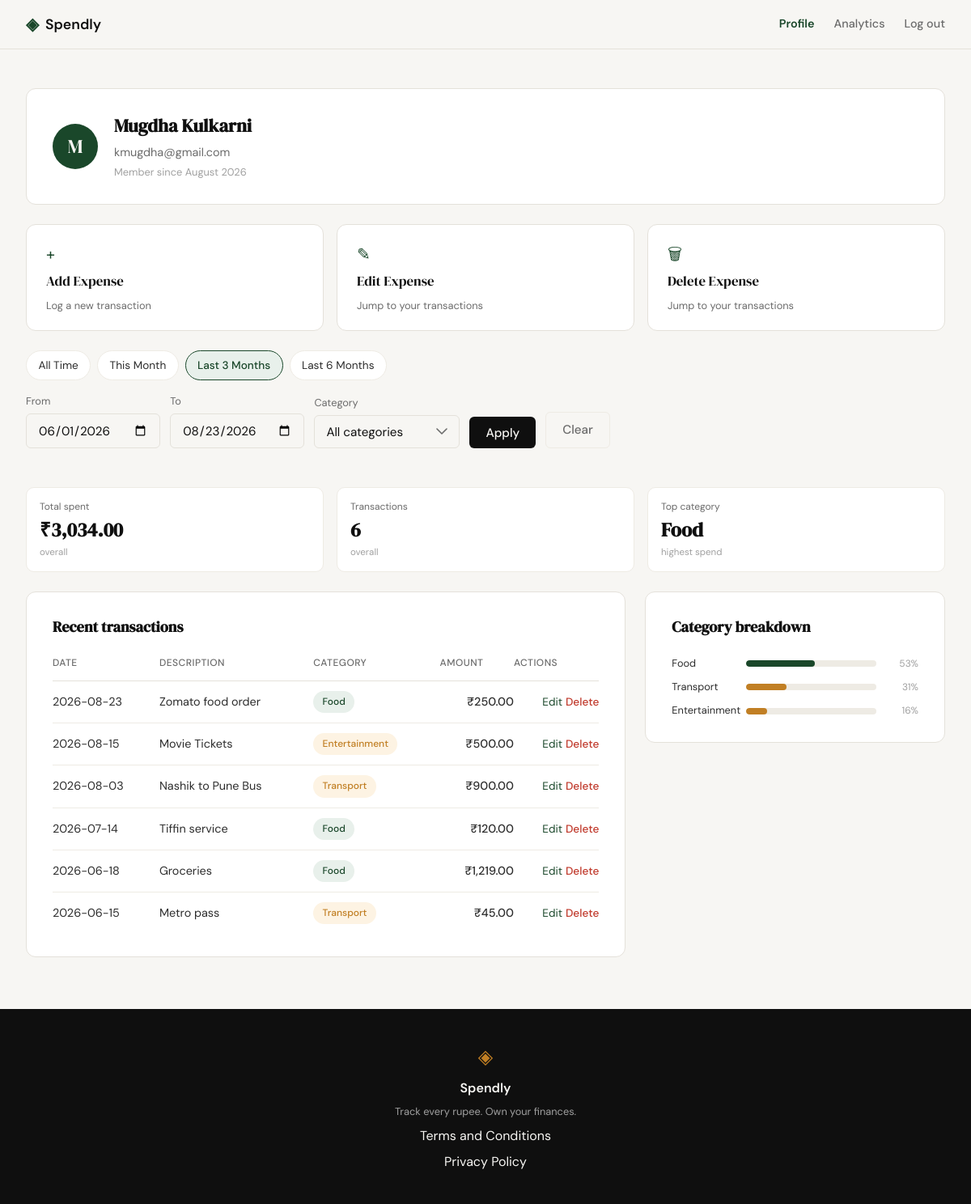
The page /profile?date_from=2026-06-01&date_to=2026-08-23 (signed in) on the database its author committed.
### tables this page shows
CREATE TABLE users (
            id            INTEGER PRIMARY KEY AUTOINCREMENT,
            name          TEXT    NOT NULL,
            email         TEXT    NOT NULL UNIQUE,
            password_hash TEXT    NOT NULL,
            created_at    TEXT    DEFAULT (datetime('now'))
        );

CREATE TABLE expenses (
            id          INTEGER PRIMARY KEY AUTOINCREMENT,
            user_id     INTEGER NOT NULL REFERENCES users(id),
            amount      REAL    NOT NULL,
            category    TEXT    NOT NULL,
            date        TEXT    NOT NULL,
            description TEXT,
            created_at  TEXT    DEFAULT (datetime('now'))
        );

### app.py (the view)
@app.route("/profile")
def profile():
    if not session.get("user_id"):
        return redirect(url_for("login"))
    user_id = session["user_id"]
    if get_user_by_id(user_id) is None:
        abort(404)
    selected_category = request.args.get("category") or None
    raw_from = _parse_iso_date(request.args.get("date_from"))
    raw_to = _parse_iso_date(request.args.get("date_to"))
    if raw_from and raw_to and raw_from > raw_to:
        flash("Start date must be before end date.", "error")
        date_from = date_to = None
    else:
        date_from, date_to = raw_from, raw_to
    date_from_str = date_from.isoformat() if date_from else None
    date_to_str = date_to.isoformat() if date_to else None
    today = date.today()
    month_end = date(
        today.year, today.month, calendar.monthrange(today.year, today.month)[1]
    )
    presets = {
        "this_month": {
            "date_from": date(today.year, today.month, 1).isoformat(),
            "date_to": month_end.isoformat(),
        },
        "last_3_months": {
            "date_from": _months_ago_start(today, 3).isoformat(),
            "date_to": today.isoformat(),
        },
        "last_6_months": {
            "date_from": _months_ago_start(today, 6).isoformat(),
            "date_to": today.isoformat(),
        },
        "all_time": {"date_from": None, "date_to": None},
    }
    if date_from_str is None and date_to_str is None:
        active_preset = "all_time"
    else:
        active_preset = next(
            (
                name
                for name, r in presets.items()
                if r["date_from"] == date_from_str and r["date_to"] == date_to_str
            ),
            None,
        )
    user = queries.get_user_by_id(user_id)
    summary = queries.get_summary_stats(
        user_id,
        category=selected_category,
        date_from=date_from_str,
        date_to=date_to_str,
    )
    transactions = queries.get_recent_transactions(
        user_id,
        category=selected_category,
        date_from=date_from_str,
        date_to=date_to_str,
    )
    categories = queries.get_category_breakdown(
        user_id,
        category=selected_category,
        date_from=date_from_str,
        date_to=date_to_str,
    )
    return render_template(
        "profile.html",
        user=user,
        summary=summary,
        transactions=transactions,
        categories=categories,
        category_options=CATEGORIES,
        selected_category=selected_category or "",
        selected_date_from=date_from_str or "",
        selected_date_to=date_to_str or "",
        active_preset=active_preset,
        presets=presets,
    )

### app.py (called while the page is built)
def _parse_iso_date(value):
    if not value:
        return None
    try:
        return datetime.strptime(value, "%Y-%m-%d").date()
    except ValueError:
        return None

def _months_ago_start(today, n):
    month_index = today.month - 1 - (n - 1)
    year = today.year + month_index // 12
    month = month_index % 12 + 1
    return date(year, month, 1)

### database/db.py (called while the page is built)
def get_db():
    conn = sqlite3.connect(
        DB_PATH,
        timeout=10,
    )
    conn.row_factory = sqlite3.Row
    conn.execute("PRAGMA foreign_keys = ON")
    conn.execute("PRAGMA busy_timeout = 10000")
    return conn

def get_user_by_id(user_id):
    with get_db() as db:
        return get_db().execute(
            """
            SELECT id, name, email, password_hash, created_at
            FROM users
            WHERE id = ?
            """,
            (user_id,),
        ).fetchone()

### database/queries.py (called while the page is built)
def get_user_by_id(user_id):
    with get_db() as conn:
        row = conn.execute(
            "SELECT name, email, created_at FROM users WHERE id = ?",
            (user_id,),
        ).fetchone()
    if row is None:
        return None
    created_at = datetime.strptime(row["created_at"], "%Y-%m-%d %H:%M:%S")
    member_since = created_at.strftime("%B %Y")  # e.g. "January 2026"
    return {
        "name": row["name"],
        "email": row["email"],
        "member_since": member_since,
    }

### templates/profile.html (shortened to what this page needs)
{% extends "base.html" %}
{% block head %}
<link rel="stylesheet" href="{{ url_for('static', filename='css/profile.css') }}">
{% endblock %}
{% block content %}
<section class="profile-section">
    <div class="profile-inner">
        <div class="profile-info-card">
            <div class="profile-avatar">{{ user.name[0]|upper }}</div>
            <div class="profile-info-details">
                <h1 class="profile-name">{{ user.name }}</h1>
                <p class="profile-email">{{ user.email }}</p>
                <p class="profile-since">Member since {{ user.member_since }}</p>
            </div>
        </div>
        <div class="profile-actions">
            <a href="{{ url_for('add_expense') }}" class="action-card action-card-primary">
                <span class="action-card-icon">+</span>
                <span class="action-card-title">Add Expense</span>
                <span class="action-card-desc">Log a new transaction</span>
            </a>
            <a href="{{ url_for('profile') }}#transactions" class="action-card action-card-primary">
                <span class="action-card-icon">✎</span>
                <span class="action-card-title">Edit Expense</span>
                <span class="action-card-desc">Jump to your transactions</span>
            </a>
            <a href="{{ url_for('profile') }}#transactions" class="action-card action-card-primary">
                <span class="action-card-icon">🗑</span>
                <span class="action-card-title">Delete Expense</span>
                <span class="action-card-desc">Jump to your transactions</span>
            </a>
        </div>
        <div class="profile-date-filters">
            <div class="preset-links">
                <a href="{{ url_for('profile', category=selected_category or none) }}"
                   class="preset-link {% if active_preset == 'all_time' %}preset-link-active{% endif %}">All Time</a>
                <a href="{{ url_for('profile', category=selected_category or none, date_from=presets.this_month.date_from, date_to=presets.this_month.date_to) }}"
                   class="preset-link {% if active_preset == 'this_month' %}preset-link-active{% endif %}">This Month</a>
                <a href="{{ url_for('profile', category=selected_category or none, date_from=presets.last_3_months.date_from, date_to=presets.last_3_months.date_to) }}"
                   class="preset-link {% if active_preset == 'last_3_months' %}preset-link-active{% endif %}">Last 3 Months</a>
                <a href="{{ url_for('profile', category=selected_category or none, date_from=presets.last_6_months.date_from, date_to=presets.last_6_months.date_to) }}"
                   class="preset-link {% if active_preset == 'last_6_months' %}preset-link-active{% endif %}">Last 6 Months</a>
            </div>
            <form class="custom-range-form {% if active_preset is none and (selected_date_from or selected_date_to) %}custom-range-active{% endif %}" method="get" action="{{ url_for('profile') }}">
                <div class="custom-range-field">
                    <label for="date_from">From</label>
                    <input type="date" id="date_from" name="date_from" class="form-input" value="{{ selected_date_from }}">
                </div>
                <div class="custom-range-field">
                    <label for="date_to">To</label>
                    <input type="date" id="date_to" name="date_to" class="form-input" value="{{ selected_date_to }}">
                </div>
                <div class="custom-range-field custom-range-category">
                    <label for="category">Category</label>
                    <select id="category" name="category" class="form-input">
                        <option value="" {% if selected_category == "" %}selected{% endif %}>All categories</option>
                    </select>
                </div>
                <button type="submit" class="btn-submit custom-range-submit">Apply</button>
                <a href="{{ url_for('profile') }}" class="btn-clear">Clear</a>
            </form>
        </div>
        <div class="profile-stats">
            <div class="stat-tile">
                <div class="stat-tile-label">Total spent</div>
                <div class="stat-tile-value">₹{{ "{:,.2f}".format(summary.total_spent) }}</div>
                <div class="stat-tile-meta">overall</div>
            </div>
            <div class="stat-tile">
                <div class="stat-tile-label">Transactions</div>
                <div class="stat-tile-value">{{ summary.transaction_count }}</div>
                <div class="stat-tile-meta">overall</div>
            </div>
            <div class="stat-tile">
                <div class="stat-tile-label">Top category</div>
                <div class="stat-tile-value">{{ summary.top_category }}</div>
                <div class="stat-tile-meta">highest spend</div>
            </div>
        </div>
        <div class="profile-panels-row">
            <div class="profile-panel profile-panel-transactions" id="transactions">
                <h2 class="profile-panel-title">Recent transactions</h2>
                <table class="profile-table">
                    <thead>
                        <tr>
                            <th>Date</th>
                            <th>Description</th>
                            <th>Category</th>
                            <th class="profile-table-amount">Amount</th>
                            <th class="profile-table-actions">Actions</th>
                        </tr>
                    </thead>
                    <tbody>
                        {% for tx in transactions %}
                        <tr>
                            <td>{{ tx.date }}</td>
                            <td>{{ tx.description or "" }}</td>
                            <td><span class="category-badge category-badge-{{ tx.category|lower }}">{{ tx.category }}</span></td>
                            <td class="profile-table-amount">₹{{ "{:,.2f}".format(tx.amount) }}</td>
                            <td class="profile-table-actions">
                                <a href="{{ url_for('edit_expense', id=tx.id) }}">Edit</a>
                                <form method="POST" action="{{ url_for('delete_expense', id=tx.id) }}" class="delete-form" onsubmit="return confirm('Delete this expense?')">
                                    <button type="submit" class="btn-delete">Delete</button>
                                </form>
                            </td>
                        </tr>
                        {% endfor %}
                    </tbody>
                </table>
            </div>
            <div class="profile-panel profile-panel-breakdown">
                <h2 class="profile-panel-title">Category breakdown</h2>
                <div class="stat-bars profile-breakdown">
                    {% for cat in categories %}
                    <div class="stat-bar-row">
                        <span class="stat-bar-cat">{{ cat.name }}</span>
                        <div class="stat-bar-track">
                            <div class="stat-bar category-bar-{{ cat.name|lower }}" style="width: {{ cat.pct }}%"></div>
                        </div>
                        <span class="stat-bar-pct">{{ cat.pct }}%</span>
                    </div>
                    {% endfor %}
                </div>
            </div>
        </div>
    </div>
</section>
{% endblock %}

### static/css/profile.css (style rules this page uses)
.profile-actions { display: grid; grid-template-columns: repeat(3, 1fr); gap: 1rem; }
.action-card { display: flex; flex-direction: column; gap: 0.35rem; background: var(--paper-card); border: 1px solid var(--border); border-radius: var(--radius-md); padding: 1.25rem 1.5rem; text-decoration: none; transition: border-color 0.2s, box-shadow 0.2s; }
.action-card-icon { font-size: 1.25rem; color: var(--accent); }
.action-card-title { font-family: var(--font-display); font-size: 1.05rem; color: var(--ink); }
.action-card-desc { font-size: 0.8rem; color: var(--ink-muted); }
.profile-date-filters { display: flex; flex-wrap: wrap; align-items: flex-end; gap: 1rem; margin-bottom: 1.5rem; }
.preset-links { display: flex; gap: 0.5rem; flex-wrap: wrap; }
.preset-link { padding: 0.4rem 0.9rem; border-radius: var(--radius-lg); border: 1px solid var(--border-soft); background: var(--paper-card); color: var(--ink-soft); font-size: 0.85rem; text-decoration: none; transition: background 0.2s, color 0.2s, border-color 0.2s; }
.preset-link-active { background: var(--accent-light); color: var(--accent); border-color: var(--accent); font-weight: 500; }
.custom-range-form { display: flex; align-items: flex-end; gap: 0.75rem; flex-wrap: wrap; }
.custom-range-field label { display: block; font-size: 0.8rem; color: var(--ink-muted); margin-bottom: 0.3rem; }
.custom-range-category select.form-input { cursor: pointer; appearance: none; -webkit-appearance: none; -moz-appearance: none; background-repeat: no-repeat; background-position: right 0.875rem center; padding-right: 2.5rem; min-width: 180px; }
.custom-range-category select.form-input option { background: var(--paper-card); color: var(--ink); font-family: var(--font-body); }
.custom-range-category select.form-input option:checked { background: var(--accent-light); color: var(--accent); }
.custom-range-submit { width: auto; margin-top: 0; padding: 0.6rem 1.25rem; }
.btn-clear { padding: 0.6rem 1.25rem; border-radius: var(--radius-sm); border: 1px solid var(--border-soft); background: transparent; color: var(--ink-muted); font-size: 0.95rem; font-weight: 500; text-decoration: none; transition: border-color 0.2s, color 0.2s; }

### rows shown on the page
users: name "M", name "Mugdha Kulkarni", email "kmugdha@gmail.com"
expenses: date "2026-08-23", description "Zomato food order", category "Food", amount "250.00"
expenses: date "2026-08-15", description "Movie Tickets", category "Entertainment", amount "500.00"
expenses: date "2026-08-03", description "Nashik to Pune Bus", category "Transport", amount "900.00", name "Transport", pct "31"
expenses: date "2026-07-14", description "Tiffin service", category "Food", amount "120.00"
expenses: date "2026-06-18", description "Groceries", category "Food", amount "1,219.00"
expenses: date "2026-06-15", description "Metro pass", category "Transport", amount "45.00"

### other values the page prints
{{ user.member_since }} "August 2026"
{{ "{:,.2f}".format(summary.total_spent) }} "3,034.00"
{{ summary.transaction_count }} "6"
{{ summary.top_category }} "Food"
{{ cat.name }} "Food" "Entertainment"
{{ cat.pct }} "53" "16"
